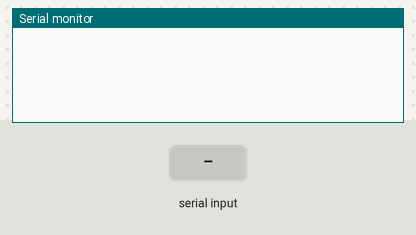
A sketch run on a simulated Arduino Uno, built with avr-gcc and run on an emulated ATmega328P. Shown: the last lines printed to the serial monitor. The inputs (shaded band) are chosen by the test bench.

Above: at 1.2 s.
1.3 s: "90,45,200\n" received over the second serial link
At 1.7 s:
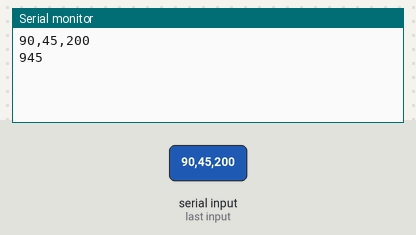
2.8 s: "90,45\n" received over the second serial link
At 2.97 s:
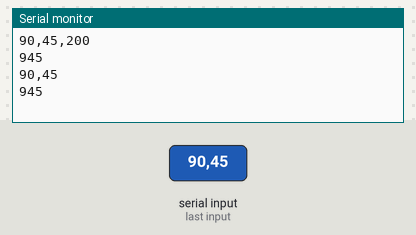

The sketch:

sketch_sep15a.ino
```cpp
#include <SoftwareSerial.h>
#include<Wire.h>
SoftwareSerial BT(0,1);   // 接收腳(RX), 傳送腳(TX)；接HC-06之TXD、RXD；先不要用0,1,因為USB用
int inSlider=0;
int Position1,Position2;
char temp[]="e";
char button;
String myString,tempString;

unsigned long time_now = 0;
int period=3000;//計時的時間


void setup(){
  Serial.begin(9600); //for arduino serial port mointor
  BT.begin(9600);
  BT.setTimeout(5);

  time_now = millis();

   }

void loop(){
  while(BT.available() ) {
    myString=BT.readString();
    split();
    Serial.println(BT.readString());
    Serial.print(myString);
     Serial.print(" ");
     Serial.print(button);
     Serial.print(" ");
     Serial.println(inSlider);
     }
      if(millis() > time_now + period){
        time_now = millis();
        Serial.println("Hello");
    }

}

void split(){
     Position1=myString.indexOf(',');
     Position2=myString.indexOf(',',Position1+1);
     tempString=myString.substring(0,Position1);
     strcpy(temp,tempString.c_str());
     button=temp[0];
     tempString=myString.substring(Position1+1,Position2);
     inSlider=tempString.toInt();
}
```

Measured:
- after the input at 1.3 s, the serial monitor: prints a new line at once (image 1)
- after the input at 2.8 s, the serial monitor: prints a new line at once (image 2)
